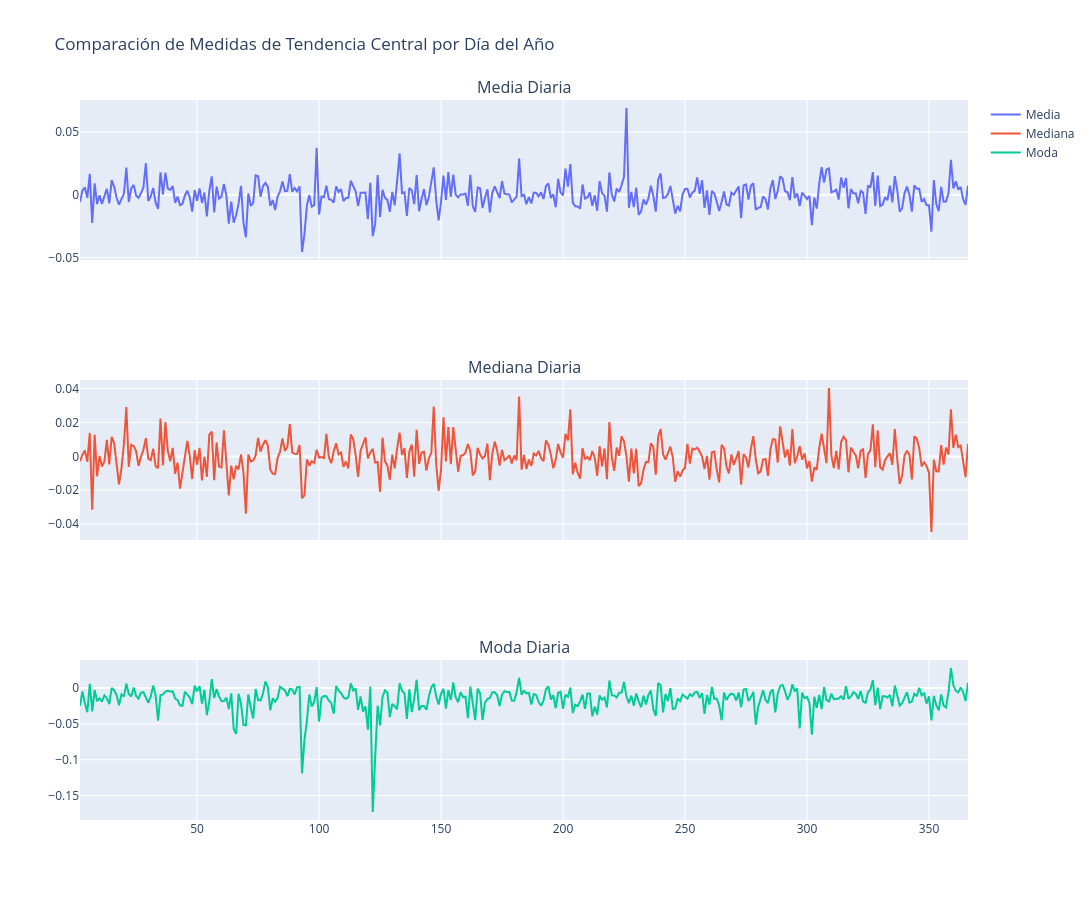

Notebook cell for this chart:
### Code cell
# AHora hacemos el Subplots interactivo para comparar las tres medidas de tendencia central
fig = make_subplots(rows=3, cols=1, shared_xaxes=True, subplot_titles=("Media Diaria", "Mediana Diaria", "Moda Diaria"))

fig.add_trace(go.Scatter(x=seasonal_year_mean['DayOfYear'], y=seasonal_year_mean['Log Price'], mode='lines', name='Media'), row=1, col=1)

fig.add_trace(go.Scatter(x=seasonal_year_median['DayOfYear'], y=seasonal_year_median['Log Price'], mode='lines', name='Mediana'), row=2, col=1)

fig.add_trace(go.Scatter(x=seasonal_year_mode['DayOfYear'], y=seasonal_year_mode['Log Price'], mode='lines', name='Moda'), row=3, col=1)

fig.update_layout(height=900, width=1200, title_text="Comparación de Medidas de Tendencia Central por Día del Año")
fig.show()

### Figure 1 — Plotly figure (JSON) as saved in the notebook; plotly's stock layout.template omitted (floating-point values rounded to 4 significant figures; data arrays with more than 128 entries replaced by an {"elided": "..."} marker saying what was removed)
{"data": [{"mode": "lines", "name": "Media", "type": "scatter", "x": {"elided": "365 int values"}, "xaxis": "x", "y": {"elided": "365 float values"}, "yaxis": "y"}, {"mode": "lines", "name": "Mediana", "type": "scatter", "x": {"elided": "365 int values"}, "xaxis": "x2", "y": {"elided": "365 float values"}, "yaxis": "y2"}, {"mode": "lines", "name": "Moda", "type": "scatter", "x": {"elided": "365 int values"}, "xaxis": "x3", "y": {"elided": "365 float values"}, "yaxis": "y3"}], "layout": {"annotations": [{"font": {"size": 16}, "showarrow": false, "text": "Media Diaria", "x": 0.5, "xanchor": "center", "xref": "paper", "y": 1, "yanchor": "bottom", "yref": "paper"}, {"font": {"size": 16}, "showarrow": false, "text": "Mediana Diaria", "x": 0.5, "xanchor": "center", "xref": "paper", "y": 0.6111, "yanchor": "bottom", "yref": "paper"}, {"font": {"size": 16}, "showarrow": false, "text": "Moda Diaria", "x": 0.5, "xanchor": "center", "xref": "paper", "y": 0.2222, "yanchor": "bottom", "yref": "paper"}], "height": 900, "title": {"text": "Comparación de Medidas de Tendencia Central por Día del Año"}, "width": 1200, "xaxis": {"anchor": "y", "domain": [0, 1], "matches": "x3", "showticklabels": false}, "xaxis2": {"anchor": "y2", "domain": [0, 1], "matches": "x3", "showticklabels": false}, "xaxis3": {"anchor": "y3", "domain": [0, 1]}, "yaxis": {"anchor": "x", "domain": [0.7778, 1]}, "yaxis2": {"anchor": "x2", "domain": [0.3889, 0.6111]}, "yaxis3": {"anchor": "x3", "domain": [0, 0.2222]}}}
